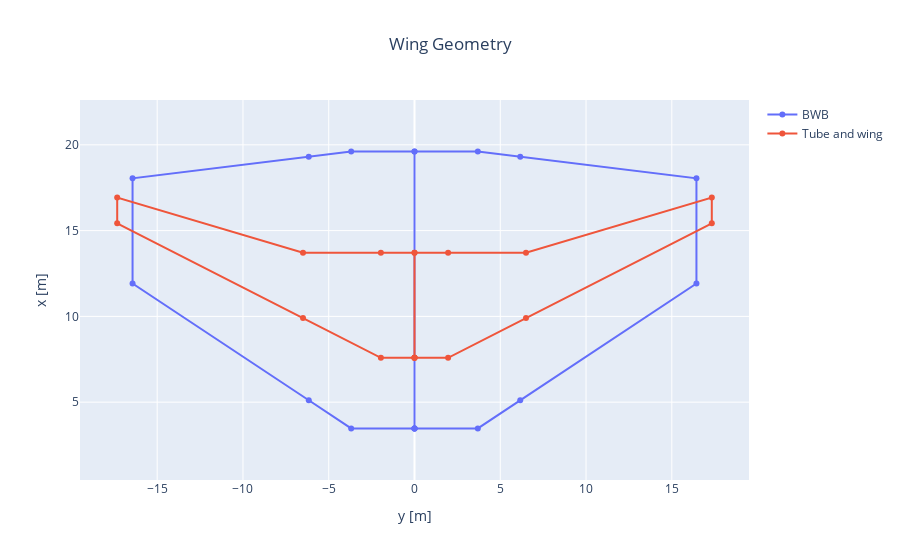

Notebook code for this chart:
### Markdown cell above
## 4. Visualization
#### A. Wing plot - BWB vs. TW - Fastoad code

### Code cell
# BWB
sweep_outputsBWB_directory = pth.join(simDirS, "problem_outputs_BWB_sweep25.xml") #reference case
output_dataBWBsim1 = oad.DataFile(sweep_outputsBWB_directory)

wing_kink_leading_edge_xBWB = output_dataBWBsim1["data:geometry:wing:kink:leading_edge:x:local"].value[0]
wing_tip_leading_edge_xBWB = output_dataBWBsim1["data:geometry:wing:tip:leading_edge:x:local"].value[0]
wing_root_yBWB = output_dataBWBsim1["data:geometry:wing:root:y"].value[0]
wing_kink_yBWB = output_dataBWBsim1["data:geometry:wing:kink:y"].value[0]
wing_tip_yBWB = output_dataBWBsim1["data:geometry:wing:tip:y"].value[0]
wing_root_chordBWB = output_dataBWBsim1["data:geometry:wing:root:chord"].value[0]
wing_kink_chordBWB = output_dataBWBsim1["data:geometry:wing:kink:chord"].value[0]
wing_tip_chordBWB = output_dataBWBsim1["data:geometry:wing:tip:chord"].value[0]

mean_aerodynamic_chordBWB = output_dataBWBsim1["data:geometry:wing:MAC:length"].value[0]
mac25_x_positionBWB = output_dataBWBsim1["data:geometry:wing:MAC:at25percent:x"].value[0]
distance_root_mac_chordsBWB = output_dataBWBsim1["data:geometry:wing:MAC:leading_edge:x:local"].value[0]



# pylint: disable=invalid-name # that's a common naming
yBWB = np.array(
    [0, wing_root_yBWB, wing_kink_yBWB, wing_tip_yBWB, wing_tip_yBWB, wing_kink_yBWB, wing_root_yBWB, 0, 0]
)
# pylint: disable=invalid-name # that's a common naming
yBWB = np.concatenate((-yBWB, yBWB))

# pylint: disable=invalid-name # that's a common naming
xBWB = np.array(
    [
        0,
        0,
        wing_kink_leading_edge_xBWB,
        wing_tip_leading_edge_xBWB,
        wing_tip_leading_edge_xBWB + wing_tip_chordBWB,
        wing_kink_leading_edge_xBWB + wing_kink_chordBWB,
        wing_root_chordBWB,
        wing_root_chordBWB,
        0,
    ]
)

xBWB = xBWB + mac25_x_positionBWB - 0.25 * mean_aerodynamic_chordBWB - distance_root_mac_chordsBWB
# pylint: disable=invalid-name # that's a common naming
xBWB = np.concatenate((xBWB, xBWB))


# TUBE WING
output_dataTW = oad.DataFile(outputs_tubeWing)
wing_kink_leading_edge_xTW = output_dataTW["data:geometry:wing:kink:leading_edge:x:local"].value[0]
wing_tip_leading_edge_xTW = output_dataTW["data:geometry:wing:tip:leading_edge:x:local"].value[0]
wing_root_yTW = output_dataTW["data:geometry:wing:root:y"].value[0]
wing_kink_yTW = output_dataTW["data:geometry:wing:kink:y"].value[0]
wing_tip_yTW = output_dataTW["data:geometry:wing:tip:y"].value[0]
wing_root_chordTW = output_dataTW["data:geometry:wing:root:chord"].value[0]
wing_kink_chordTW = output_dataTW["data:geometry:wing:kink:chord"].value[0]
wing_tip_chordTW = output_dataTW["data:geometry:wing:tip:chord"].value[0]

mean_aerodynamic_chordTW = output_dataTW["data:geometry:wing:MAC:length"].value[0]
mac25_x_positionTW = output_dataTW["data:geometry:wing:MAC:at25percent:x"].value[0]
distance_root_mac_chordsTW = output_dataTW["data:geometry:wing:MAC:leading_edge:x:local"].value[0]
# pylint: disable=invalid-name # that's a common naming
yTW = np.array(
    [0, wing_root_yTW, wing_kink_yTW, wing_tip_yTW, wing_tip_yTW, wing_kink_yTW, wing_root_yTW, 0, 0]
)
# pylint: disable=invalid-name # that's a common naming
yTW = np.concatenate((-yTW, yTW))

# pylint: disable=invalid-name # that's a common naming
xTW = np.array(
    [
        0,
        0,
        wing_kink_leading_edge_xTW,
        wing_tip_leading_edge_xTW,
        wing_tip_leading_edge_xTW + wing_tip_chordTW,
        wing_kink_leading_edge_xTW + wing_kink_chordTW,
        wing_root_chordTW,
        wing_root_chordTW,
        0,
    ]
)

xTW = -6 + xTW + mac25_x_positionTW - 0.25 * mean_aerodynamic_chordTW - distance_root_mac_chordsTW
# pylint: disable=invalid-name # that's a common naming
xTW = np.concatenate((xTW, xTW))

print('Output data comes from: \n')
print('- BWB curve:',sweep_outputsBWB_directory)
print('\n - TW curve:',outputs_tubeWing)

# CREATE FIGURE

fig = go.Figure()

scatterBWB = go.Scatter(x=yBWB, y=xBWB, mode="lines+markers", name='BWB')

fig.add_trace(scatterBWB)

scatterTW = go.Scatter(x=yTW, y=xTW, mode="lines+markers", name='Tube and wing')

fig.add_trace(scatterTW)

fig.layout = go.Layout(yaxis=dict(scaleanchor="x", scaleratio=1))

fig = go.FigureWidget(fig)

fig.update_layout(title_text="Wing Geometry", title_x=0.5, xaxis_title="y [m]", yaxis_title="x [m]",showlegend = True)

fig.show()

### Figure 1 — Plotly figure (JSON) as saved in the notebook; plotly's stock layout.template omitted (floating-point values rounded to 4 significant figures)
{"data": [{"mode": "lines+markers", "name": "BWB", "type": "scatter", "uid": "187f9bef-c5fd-427f-a50a-109759b1d501", "x": [0, -3.692, -6.163, -16.44, -16.44, -6.163, -3.692, 0, 0, 0, 3.692, 6.163, 16.44, 16.44, 6.163, 3.692, 0, 0], "y": [3.471, 3.471, 5.109, 11.91, 18.05, 19.3, 19.61, 19.61, 3.471, 3.471, 3.471, 5.109, 11.91, 18.05, 19.3, 19.61, 19.61, 3.471]}, {"mode": "lines+markers", "name": "Tube and wing", "type": "scatter", "uid": "5831e75f-d492-4413-868d-92aa416bebf9", "x": [0, -1.96, -6.499, -17.33, -17.33, -6.499, -1.96, 0, 0, 0, 1.96, 6.499, 17.33, 17.33, 6.499, 1.96, 0, 0], "y": [7.586, 7.586, 9.901, 15.43, 16.92, 13.72, 13.72, 13.72, 7.586, 7.586, 7.586, 9.901, 15.43, 16.92, 13.72, 13.72, 13.72, 7.586]}], "layout": {"showlegend": true, "title": {"text": "Wing Geometry", "x": 0.5}, "xaxis": {"title": {"text": "y [m]"}}, "yaxis": {"scaleanchor": "x", "scaleratio": 1, "title": {"text": "x [m]"}}}}
